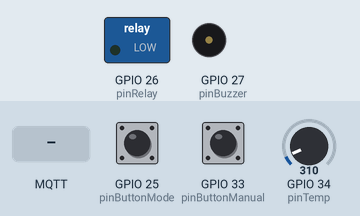
The sketch below on a simulated ESP32. On the bench: switched loads named in the sketch (green lamp = pin HIGH), buzzer (waves = sounding). The inputs (shaded band) are chosen by the test bench; at power-on: GPIO 25 (pinButtonMode) HIGH, GPIO 33 (pinButtonManual) HIGH, GPIO 34 (pinTemp) = 310. WiFi joins after 1.5 s; servers stay silent unless stated; no MQTT or app messages arrive unless stated; what the sketch prints to the serial monitor is not drawn.

Above: at 2.7 s.
2.8 s: GPIO 25 (pinButtonMode) pulled LOW for 0.15 s
4.4 s: GPIO 33 (pinButtonManual) pulled LOW for 0.15 s
At 6.8 s:
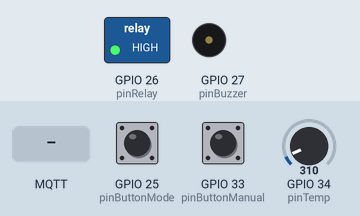
7.4 s: MQTT message "manual" arrives on the first subscribed topic
At 7.9 s:
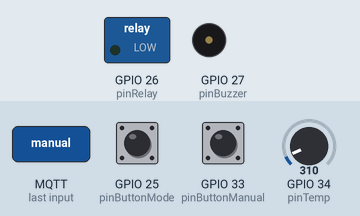
9.0 s: GPIO 34 (pinTemp) set to 413
At 9.9 s:
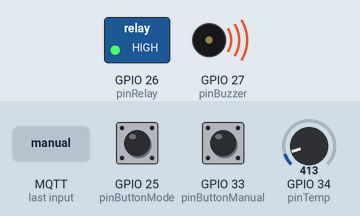
12.0 s: GPIO 34 (pinTemp) set to 372
At 12.23 s:
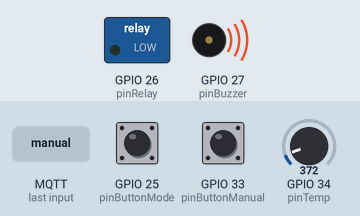
15.0 s: GPIO 34 (pinTemp) set to 434
At 17.5 s:
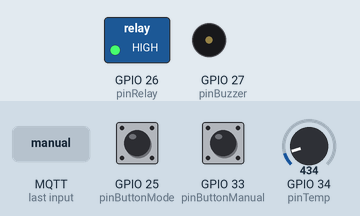
Timing chart, 0 to 19.0 s (numbered marks = the images above; inputs shaded):
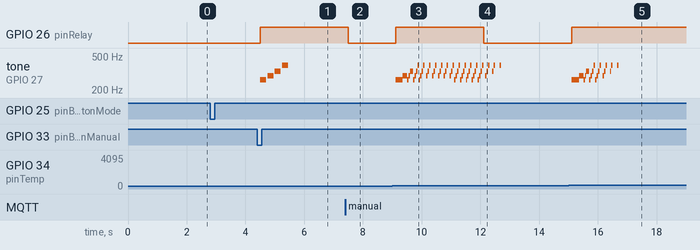

The sketch:

sketch.ino
```cpp
#include <Arduino.h>
#include <WiFi.h>
#include <PubSubClient.h>

// === Pines ===
const int pinTemp = 34;
const int pinRelay = 26;
const int pinButtonMode = 25;
const int pinButtonManual = 33;
const int pinBuzzer = 27;

// === Estados y eventos ===
enum Estado { INICIAL, MANUAL, AUTOMATICO };
enum Evento {
  NINGUNO,
  CAMBIO_MODO,
  CAMBIO_MODO_MQTT,
  PULSADOR_MANUAL,
  TEMP_ALTA,
  TEMP_BAJA
};

// === Variables globales ===
Estado estadoActual = INICIAL;
Evento evento = NINGUNO;
bool releEncendido = false;
QueueHandle_t colaEventos;
TaskHandle_t handleMelodia;

// === WiFi y MQTT ===
const char* ssid = "Wokwi-GUEST";
const char* password = "";
const char* mqtt_server = "broker.emqx.io";
WiFiClient espClient;
PubSubClient client(espClient);
unsigned long lastSendTime = 0;
const unsigned long intervalSend = 5000; // cada 5 segundos

// === Prototipos ===
void tareaEntradas(void *pvParameters);
void tareaControl(void *pvParameters);
void tareaMelodia(void *pvParameters);
void tareaMQTT(void *pvParameters);
Evento get_input();
void logEstado(const char*);
void reconnect();
void callback(char* topic, byte* message, unsigned int length);

// === Setup ===
void setup() {
  Serial.begin(115200);

  pinMode(pinTemp, INPUT);
  pinMode(pinRelay, OUTPUT);
  pinMode(pinButtonMode, INPUT_PULLUP);
  pinMode(pinButtonManual, INPUT_PULLUP);
  pinMode(pinBuzzer, OUTPUT);
  digitalWrite(pinRelay, LOW);

  // Conexión WiFi
  WiFi.begin(ssid, password);
  while (WiFi.status() != WL_CONNECTED) {
    delay(500);
    Serial.print(".");
  }
  Serial.println("\nWiFi conectado");

  client.setServer(mqtt_server, 1883);
  client.setCallback(callback);

  colaEventos = xQueueCreate(10, sizeof(Evento));

  xTaskCreatePinnedToCore(tareaEntradas, "Entradas", 2048, NULL, 1, NULL, 1);
  xTaskCreatePinnedToCore(tareaControl, "Control", 4096, NULL, 1, NULL, 1);
  xTaskCreatePinnedToCore(tareaMQTT, "MQTT", 4096, NULL, 1, NULL, 1);
}

// === Loop vacío ===
void loop() {}

// === Tarea MQTT ===
void tareaMQTT(void *pvParameters) {
  for (;;) {
    if (!client.connected()) {
      reconnect();
    }
    client.loop();

    unsigned long now = millis();
    if (now - lastSendTime > intervalSend) {
      int lectura = analogRead(pinTemp);
      float temp = (lectura * 3.3 / 4095.0) * 100.0;

      char tempStr[16];
      dtostrf(temp, 4, 2, tempStr);
      client.publish("sensor/temperatura", tempStr);

      lastSendTime = now;
    }

    vTaskDelay(100 / portTICK_PERIOD_MS);
  }
}

void reconnect() {
  while (!client.connected()) {
    if (client.connect("ESP32Client")) {
      client.subscribe("/control/modo");
    } else {
      delay(500);
    }
  }
}

// === Callback al recibir MQTT ===
void callback(char* topic, byte* message, unsigned int length) {
  message[length] = '\0'; // Null terminamos el mensaje
  String msg = String((char*)message);

  if (String(topic) == "/control/modo") {
    if (msg == "manual" || msg == "auto") {
      Evento e = CAMBIO_MODO_MQTT;
      xQueueSend(colaEventos, &e, portMAX_DELAY);
    }
  }
}

// === Tarea Entradas ===
void tareaEntradas(void *pvParameters) {
  for (;;) {
    Evento nuevoEvento = get_input();
    if (nuevoEvento != NINGUNO) {
      xQueueSend(colaEventos, &nuevoEvento, portMAX_DELAY);
    }
    vTaskDelay(200 / portTICK_PERIOD_MS);
  }
}

// === Lógica de lectura de entradas ===
Evento get_input() {
  static bool modoAnt = HIGH;
  static bool manualAnt = HIGH;

  bool modoNow = digitalRead(pinButtonMode);
  bool manualNow = digitalRead(pinButtonManual);

  if (modoAnt == HIGH && modoNow == LOW) {
    modoAnt = modoNow;
    return CAMBIO_MODO;
  }
  modoAnt = modoNow;

  if (manualAnt == HIGH && manualNow == LOW) {
    manualAnt = manualNow;
    return PULSADOR_MANUAL;
  }
  manualAnt = manualNow;

  int lectura = analogRead(pinTemp);
  float temp = (lectura * 3.3 / 4095.0) * 100.0;

  if (temp > 30.0) return TEMP_ALTA;
  else return TEMP_BAJA;
}

// === Máquina de estados ===
void tareaControl(void *pvParameters) {
  Evento eventoActual;

  for (;;) {
    if (xQueueReceive(colaEventos, &eventoActual, portMAX_DELAY)) {
      evento = eventoActual;

      switch (estadoActual) {
        case INICIAL:
          if (evento == CAMBIO_MODO || evento == CAMBIO_MODO_MQTT) {
            estadoActual = MANUAL;
            logEstado("→ MODO MANUAL");
          }
          break;

        case MANUAL:
          switch (evento) {
            case CAMBIO_MODO:
            case CAMBIO_MODO_MQTT:
              estadoActual = AUTOMATICO;
              logEstado("→ MODO AUTOMATICO");
              break;

            case PULSADOR_MANUAL:
              releEncendido = !releEncendido;
              digitalWrite(pinRelay, releEncendido ? HIGH : LOW);
              logEstado(releEncendido ? "VENTILADOR ON (MANUAL)" : "VENTILADOR OFF (MANUAL)");
              if (releEncendido)
                xTaskCreate(tareaMelodia, "Melodia", 2048, NULL, 1, &handleMelodia);
              break;

            default:
              break;
          }
          break;

        case AUTOMATICO:
          switch (evento) {
            case CAMBIO_MODO:
            case CAMBIO_MODO_MQTT:
              estadoActual = MANUAL;
              logEstado("→ MODO MANUAL");
              break;

            case TEMP_ALTA:
              releEncendido = true;
              digitalWrite(pinRelay, HIGH);
              logEstado("VENTILADOR ON (AUTO)");
              xTaskCreate(tareaMelodia, "Melodia", 2048, NULL, 1, &handleMelodia);
              break;

            case TEMP_BAJA:
              releEncendido = false;
              digitalWrite(pinRelay, LOW);
              logEstado("VENTILADOR OFF (AUTO)");
              break;

            default:
              break;
          }
          break;
      }
    }
  }
}

// === Tarea Melodía ===
void tareaMelodia(void *pvParameters) {
  int notas[] = {262, 294, 330, 392};
  int duracion = 200;

  for (int i = 0; i < 4; i++) {
    tone(pinBuzzer, notas[i], duracion);
    vTaskDelay((duracion + 50) / portTICK_PERIOD_MS);
  }

  noTone(pinBuzzer);
  vTaskDelete(NULL);
}

// === Logging por Serial ===
void logEstado(const char* mensaje) {
  Serial.println(mensaje);
}
```

Measured:
- the behaviour switches between 372 and 373 on GPIO 34 (pinTemp) (found by bisection; images 2 and 3)
- after the input at 2.8 s, every drawn part: stays the same
- after the input at 4.4 s, GPIO 26 (pinRelay): LOW → HIGH after 0.10 s; tone on GPIO 27 (pinBuzzer): plays 262 Hz for 0.20 s, 294 Hz for 0.20 s, 330 Hz for 0.20 s, 392 Hz for 0.20 s, starting after 0.10 s
- after the input at 7.4 s, GPIO 26 (pinRelay): HIGH → LOW after 0.11 s
- after the input at 9.0 s, GPIO 26 (pinRelay): LOW → HIGH after 0.11 s; tone on GPIO 27 (pinBuzzer): plays 262 Hz for 0.25 s, 294 Hz for 0.15 s, 262 Hz for 0.05 s, 294 Hz for 0.05 s, 330 Hz for 0.10 s, 262 Hz for 0.05 s … (46 notes in this stretch), starting after 0.11 s
- after the input at 12.0 s, GPIO 26 (pinRelay): HIGH → LOW after 0.11 s
- after the input at 15.0 s, GPIO 26 (pinRelay): LOW → HIGH after 0.11 s; tone on GPIO 27 (pinBuzzer): plays 262 Hz for 0.25 s, 294 Hz for 0.15 s, 262 Hz for 0.05 s, 294 Hz for 0.05 s, 330 Hz for 0.10 s, 262 Hz for 0.05 s … (19 notes in this stretch), starting after 0.11 s
